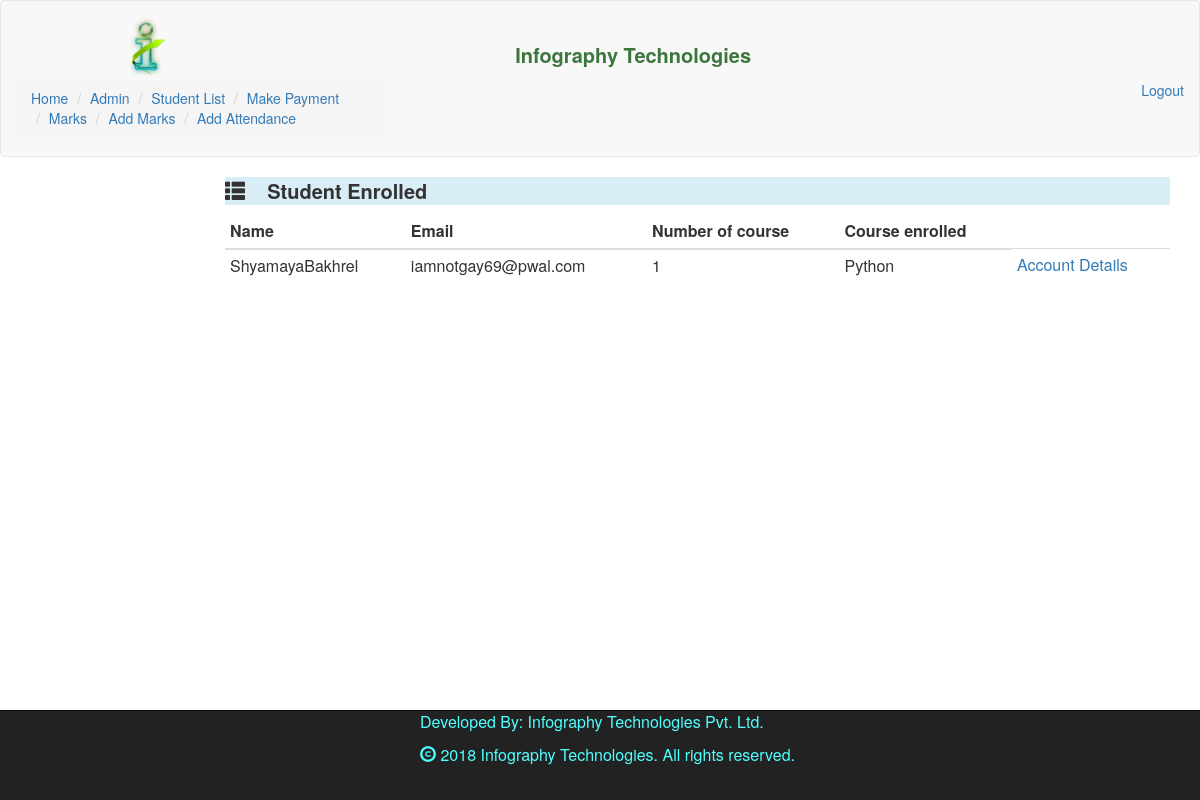
The page /student/list/ on the database its author committed.
### mis/models.py (models this page shows, shortened)
class Course(models.Model):
	course_name = models.CharField(max_length=20)
	duration = models.CharField(max_length=20,help_text='specify duration in weeks')
	fee = models.DecimalField(max_digits=10, decimal_places=2)
	discount = models.DecimalField(max_digits=10, decimal_places=2)
	batch = models.CharField(max_length=50,help_text='eg:ds-001-2017, use py-python,dj-django,ds-datascience ')

class Student(models.Model):
	title_choices = (
		('Mr.','Mr.'),
		('Mrs.','Mrs.'),
		('Miss','Miss'),
		('Ms','Ms')
		)
	gender_choices = (
		('Male','Male'),
		('Female','Female'),
		('NA','Prefer Not To Say')
		)
	title = models.CharField(max_length=5,choices=title_choices)
	first_name = models.CharField(max_length=20)
	middle_name = models.CharField(max_length=20)
	last_name = models.CharField(max_length=20)
	gender = models.CharField(max_length=20,choices=gender_choices)
	date_of_birth = models.DateField()
	qualification = models.CharField(max_length=50)
	telephone = models.CharField(max_length=14)
	mobile_number = models.CharField(max_length=14)
	email = models.EmailField()
	address = models.ForeignKey(Address,on_delete=models.CASCADE)
	course = models.ManyToManyField(Course)
	join_date = models.DateField(auto_now_add=True)

### mis/views.py (the view)
# urls.py: url(r'^student/list/$',mv.student_list,name='student_list'),
def student_list(request):
	query = Student.objects.all()
	student_list = []
	for q in query:
		temp_dict = {}
		temp_dict['name'] = q.first_name+''+q.last_name
		temp_dict['s_id']= q.id
		temp_dict['email'] = q.email
		c = 0
		c_name = ''
		c_fee=0
		for i in q.course.all():
			c = c+1
			c_name = c_name+i.course_name+' '
			c_fee = c_fee + i.fee
		temp_dict['number_of_course']=c
		temp_dict['course_taken'] = c_name
		temp_dict['c_fee'] = c_fee
		student_list.append(temp_dict)
	context_dict = {'query':student_list}
	return render(request,'student_list.html',context_dict)

### mis/templates/student_list.html (shortened to what this page needs)
{% extends 'home.html' %}
{% block content %}
<div class='container'>
	<div class='row'>
		<div class='col-md-2'></div>
		<div class='col-md-10 pull-left'>
			<p class="bg-info" style='font-size:20px;font-weight:bold;'>
				<span class="glyphicon glyphicon-th-list"></span>
				&nbsp;&nbsp;
				Student Enrolled
			</p>
		</div>
	</div>
		<div class='row'>
		<div class='col-md-2'></div>
		<div class='col-md-10 pull-left'>
		<table class="table table-condensed">
			<thead>
		<tr>
			<th>Name</th>
			<th>Email</th>
			<th>Number of course</th>
			<th>Course enrolled</th>
		</tr>
			</thead>
			<tbody>
			{% for q in query %}
		<tr>
			<td>{{q.name}}</td>
			<td>{{q.email}}</td>
			<td>{{q.number_of_course}}</td>
			<td>{{q.course_taken}}</td>
			<td><a href='/account/detail/{{q.s_id}}'>Account Details</a></td>
		</tr>
		{% endfor %}
	</tbody>
	</table>
		</div>
	</div>
</div>
{% endblock %}

### rows shown on the page
Course: name "ShyamayaBakhrel", email "iamnotgay69@pwal.com", number_of_course "1", course_taken "Python"
